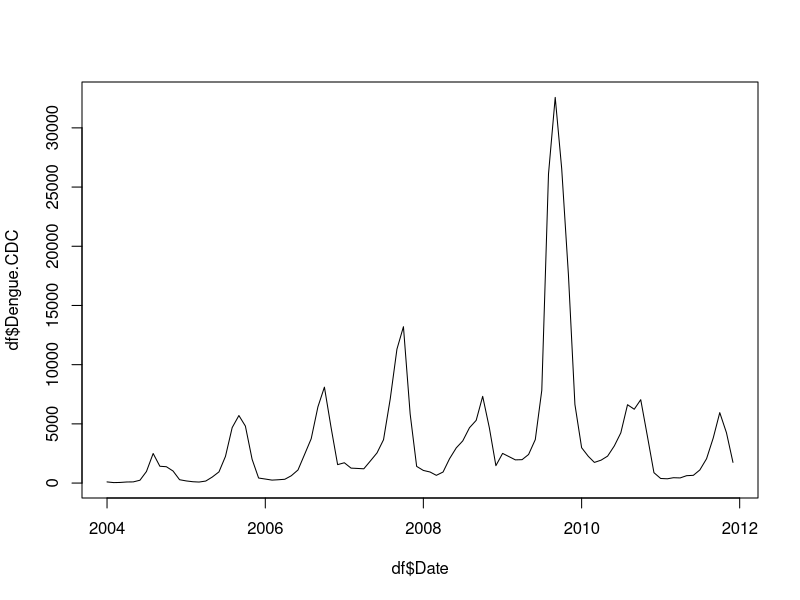
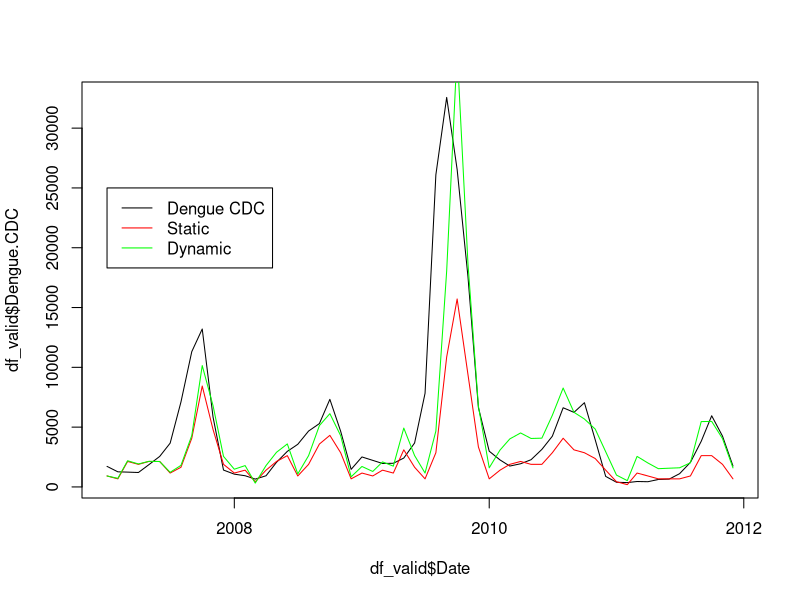
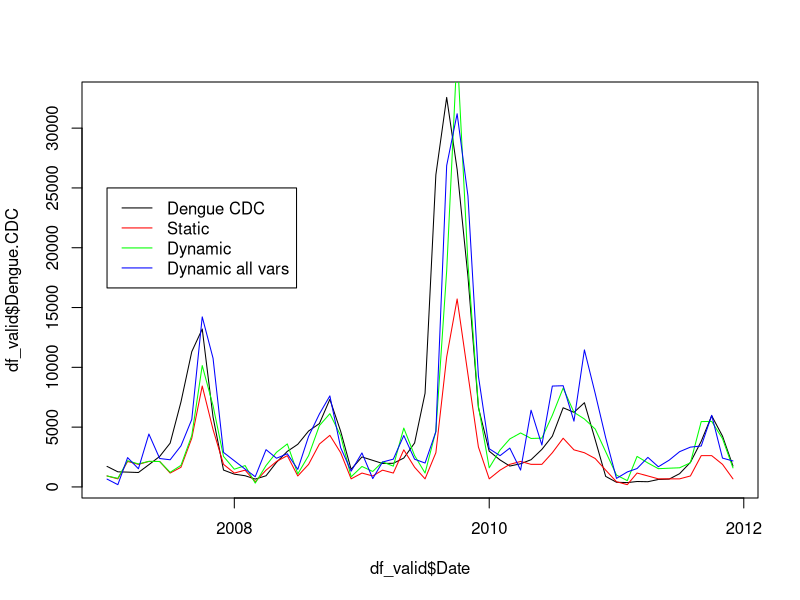
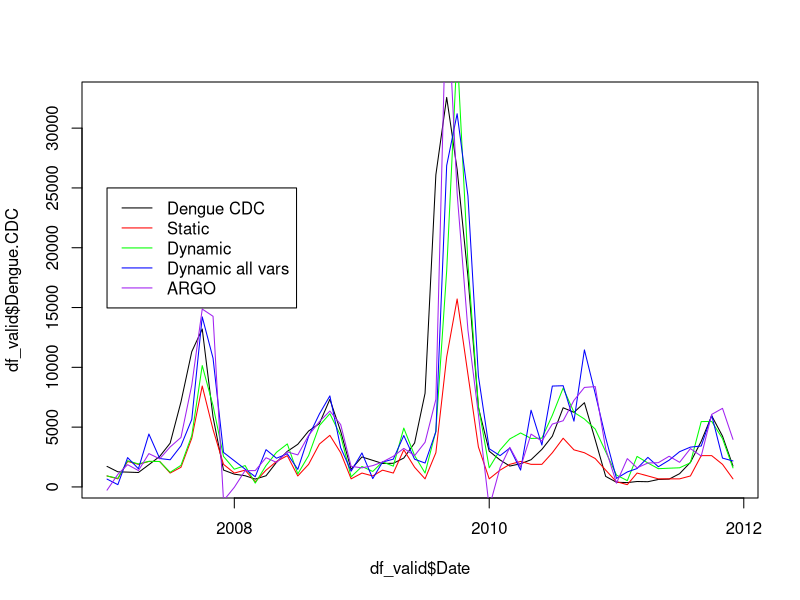

Write R code to recreate these figures, in order.
library(lubridate)

setwd('/Users/fredlu/repos/SISMID23')


####### From previous exercise #######
################ (a) ################

df <- read.csv('./data/MX_Dengue_trends.csv')
df$Date <- as.Date(df$Date)
plot(df$Date, df$Dengue.CDC, type='l')

cor(df$Dengue.CDC, df[, 3:6])    # correlations

df_train <- df[1:36,]

mod <- lm(Dengue.CDC ~ dengue, data=df_train)
b <- mod$coefficients[1]    # intercept
m <- mod$coefficients[2]    # slope

df_valid <- df[37:nrow(df), ]
pred_static <- df_valid$dengue * m + b



################ Part 2 (a) ################


###### dynamic training ######

# empty array to store predictions
pred_dyn <- numeric(nrow(df_valid))

# sliding 36-month training window
for (month in 37:nrow(df)) {
  
  # define training set
  train_start <- month - 36
  train_end <- month - 1
  df_train <- df[train_start:train_end,]
  
  # fit model
  mod <- lm(Dengue.CDC ~ dengue, data=df_train)
  
  # add prediction using model
  pred_dyn[month - 36] <- predict(mod, df[month,])
}


################ (b) ################

plot(df_valid$Date, df_valid$Dengue.CDC, type='l', col='black')
lines(df_valid$Date, pred_static, type='l', col='red')
lines(df_valid$Date, pred_dyn, type='l', col='green')
legend(df_valid$Date[1], 25000,
       legend=c('Dengue CDC', 'Static', 'Dynamic'),
       col=c('black', 'red', 'green'), lty=1)


################ (c) ################

# how to evaluate our predictions?
rmse <- function(truth, pred) {
  sqrt(mean((truth - pred)^2))
}

rmse(df_valid$Dengue.CDC, pred_static)
rmse(df_valid$Dengue.CDC, pred_dyn)


################ (d) ################

###### dynamic training + more search terms ######

# empty array to store predictions
pred_dyn_all <- numeric(nrow(df_valid))

# sliding 36-month training window
for (month in 37:nrow(df)) {
  
  # define training set
  train_start <- month - 36
  train_end <- month - 1
  df_train <- df[train_start:train_end,]
  
  # fit model
  mod <- lm(Dengue.CDC ~ dengue + sintomas.de.dengue + mosquito + dengue.sintomas,
            data=df_train)
  
  # add prediction using model
  pred_dyn_all[month - 36] <- predict(mod, df[month,])
}

plot(df_valid$Date, df_valid$Dengue.CDC, type='l', col='black')
lines(df_valid$Date, pred_static, type='l', col='red')
lines(df_valid$Date, pred_dyn, type='l', col='green')
lines(df_valid$Date, pred_dyn_all, type='l', col='blue')
legend(df_valid$Date[1], 25000,
       legend=c('Dengue CDC', 'Static', 'Dynamic', 'Dynamic all vars'),
       col=c('black', 'red', 'green', 'blue'), lty=1)

rmse(df_valid$Dengue.CDC, pred_static)
rmse(df_valid$Dengue.CDC, pred_dyn)
rmse(df_valid$Dengue.CDC, pred_dyn_all)


################ (e) ################

###### add AR terms ######
library(dplyr)

add_ar <- function(df) {
  tmp = df %>% mutate(AR1=lag(Dengue.CDC, 1),
                      AR2=lag(Dengue.CDC, 2))
  
}

df_ar <- add_ar(df)


# empty array to store predictions
pred_dyn_ar <- numeric(nrow(df_valid))

# sliding 36-month training window
for (month in 37:nrow(df_ar)) {
  
  # define training set
  train_start <- max(month - 36, 3)    # first 2 rows of df have NAs because of AR terms
  train_end <- month - 1
  df_train <- df_ar[train_start:train_end,]
  
  
  # fit model
  mod <- lm(Dengue.CDC ~ dengue + sintomas.de.dengue + mosquito + dengue.sintomas + AR1 + AR2,
            data=df_train)
  
  # add prediction using model
  pred_dyn_ar[month - 36] <- predict(mod, df_ar[month,])
}


plot(df_valid$Date, df_valid$Dengue.CDC, type='l', col='black')
lines(df_valid$Date, pred_static, type='l', col='red')
lines(df_valid$Date, pred_dyn, type='l', col='green')
lines(df_valid$Date, pred_dyn_all, type='l', col='blue')
lines(df_valid$Date, pred_dyn_ar, type='l', col='purple')
legend(df_valid$Date[1], 25000,
       legend=c('Dengue CDC', 'Static', 'Dynamic', 'Dynamic all vars', 'ARGO'),
       col=c('black', 'red', 'green', 'blue', 'purple'), lty=1)

rmse(df_valid$Dengue.CDC, pred_static)
rmse(df_valid$Dengue.CDC, pred_dyn)
rmse(df_valid$Dengue.CDC, pred_dyn_all)
rmse(df_valid$Dengue.CDC, pred_dyn_ar)
